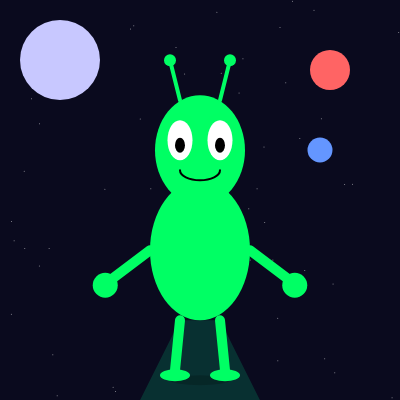
Frame 1 (no input)
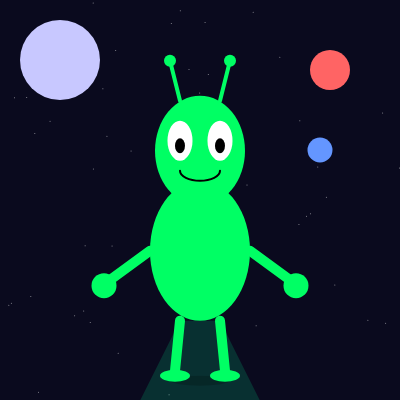
Frame 60 (no input)
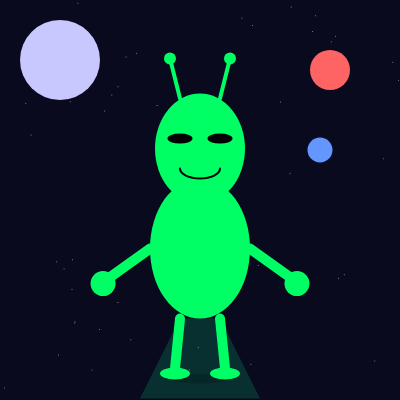
Frame 120 (the mouse pressed at the canvas centre since frame 60)

The p5.js sketch that drew these frames (run headless with seeded random() and noise() and a simulated clock; from frame 60 on, the mouse is pressed at the canvas centre):

// p5.js sketch
// ── sketch.js
let floatY = 0;
let floatSpeed = 0.05;
let eyeOpen = true;
let blinkTimer = 0;
let alienColor;
let handWaveAngle = 0;
let handDirection = 1;
let currentPose = 0;

function setup() {
  createCanvas(400, 400);
  alienColor = color(0, 255, 100);
  frameRate(60);
}

function draw() {
  background(10, 10, 30);
  drawStars();
  drawMoon();
  drawPlanets();

  floatY = sin(frameCount * floatSpeed) * 5;

  updateBlinking();
  updateWaving();

  drawTractorBeam(floatY);
  drawAlien(floatY);
}

// ----------------- ALIEN -----------------
function drawAlien(offsetY) {
  let centerX = 200;
  let white = color(255);
  let black = color(0);
  let glow = color(red(alienColor), green(alienColor), blue(alienColor), 50);

  push();
  translate(0, offsetY);

  // Shadow
  fill(0, 50);
  ellipse(centerX, 380, 60, 10);

  // Body
  fill(alienColor);
  ellipse(centerX, 250, 100, 140);

  // Head
  ellipse(centerX, 150, 90, 110);

  // Eyes
  fill(glow);
  ellipse(centerX - 20, 140, 40, 55);
  ellipse(centerX + 20, 140, 40, 55);

  fill(white);
  if (eyeOpen) {
    ellipse(centerX - 20, 140, 25, 40);
    ellipse(centerX + 20, 140, 25, 40);
    fill(black);
    ellipse(centerX - 20, 145, 10, 15);
    ellipse(centerX + 20, 145, 10, 15);
  } else {
    // Blinking
    fill(black);
    ellipse(centerX - 20, 140, 25, 10);
    ellipse(centerX + 20, 140, 25, 10);
  }

  // Smile
  noFill();
  stroke(0);
  strokeWeight(2);
  arc(centerX, 170, 40, 20, 0, PI);

  // Antennas
  stroke(alienColor);
  strokeWeight(4);
  line(centerX - 20, 100, centerX - 30, 60);
  line(centerX + 20, 100, centerX + 30, 60);
  fill(alienColor);
  noStroke();
  ellipse(centerX - 30, 60, 12, 12);
  ellipse(centerX + 30, 60, 12, 12);

  // Arms
  stroke(alienColor);
  strokeWeight(10);

  // Waving hands with angle
  let leftArmX = 110 + sin(handWaveAngle) * 5;
  let rightArmX = 290 + sin(handWaveAngle + PI) * 5;
  line(centerX - 50, 250, leftArmX, 280); // Left arm
  line(centerX + 50, 250, rightArmX, 280); // Right arm

  // Hands
  noStroke();
  fill(alienColor);
  ellipse(leftArmX - 5, 285, 25, 25);
  ellipse(rightArmX + 5, 285, 25, 25);

  // Legs
  stroke(alienColor);
  strokeWeight(10);
  if (currentPose === 0) {
    line(centerX - 20, 320, centerX - 25, 370); // Left leg
    line(centerX + 20, 320, centerX + 25, 370); // Right leg
  } else {
    line(centerX - 20, 320, centerX - 35, 360);
    line(centerX + 20, 320, centerX + 5, 360);
  }

  // Feet
  noStroke();
  fill(alienColor);
  ellipse(centerX - 25, 375, 30, 12);
  ellipse(centerX + 25, 375, 30, 12);

  pop();
}

// ----------------- UFO BEAM -----------------
function drawTractorBeam(offsetY) {
  push();
  translate(0, offsetY);
  noStroke();
  fill(0, 255, 150, 40);
  beginShape();
  vertex(180, 320);
  vertex(220, 320);
  vertex(260, 400);
  vertex(140, 400);
  endShape(CLOSE);
  pop();
}

// ----------------- STARS -----------------
function drawStars() {
  stroke(255, 150);
  for (let i = 0; i < 50; i++) {
    point(random(width), random(height));
  }
}

// ----------------- MOON -----------------
function drawMoon() {
  fill(200, 200, 255);
  noStroke();
  ellipse(60, 60, 80, 80);
}

// ----------------- PLANETS -----------------
function drawPlanets() {
  fill(255, 100, 100);
  ellipse(330, 70, 40, 40);
  fill(100, 150, 255);
  ellipse(320, 150, 25, 25);
}

// ----------------- EYE BLINK -----------------
function updateBlinking() {
  if (frameCount % 120 === 0) {
    eyeOpen = false;
  }
  if (frameCount % 120 === 10) {
    eyeOpen = true;
  }
}

// ----------------- HAND WAVE -----------------
function updateWaving() {
  handWaveAngle += 0.05 * handDirection;
  if (handWaveAngle > PI / 4 || handWaveAngle < -PI / 4) {
    handDirection *= -1;
  }
}

// ----------------- INTERACTION -----------------
function keyPressed() {
  // Change alien color on key press
  alienColor = color(random(50, 255), random(150, 255), random(100, 255));

  // Change pose
  currentPose = (currentPose + 1) % 2;
}
